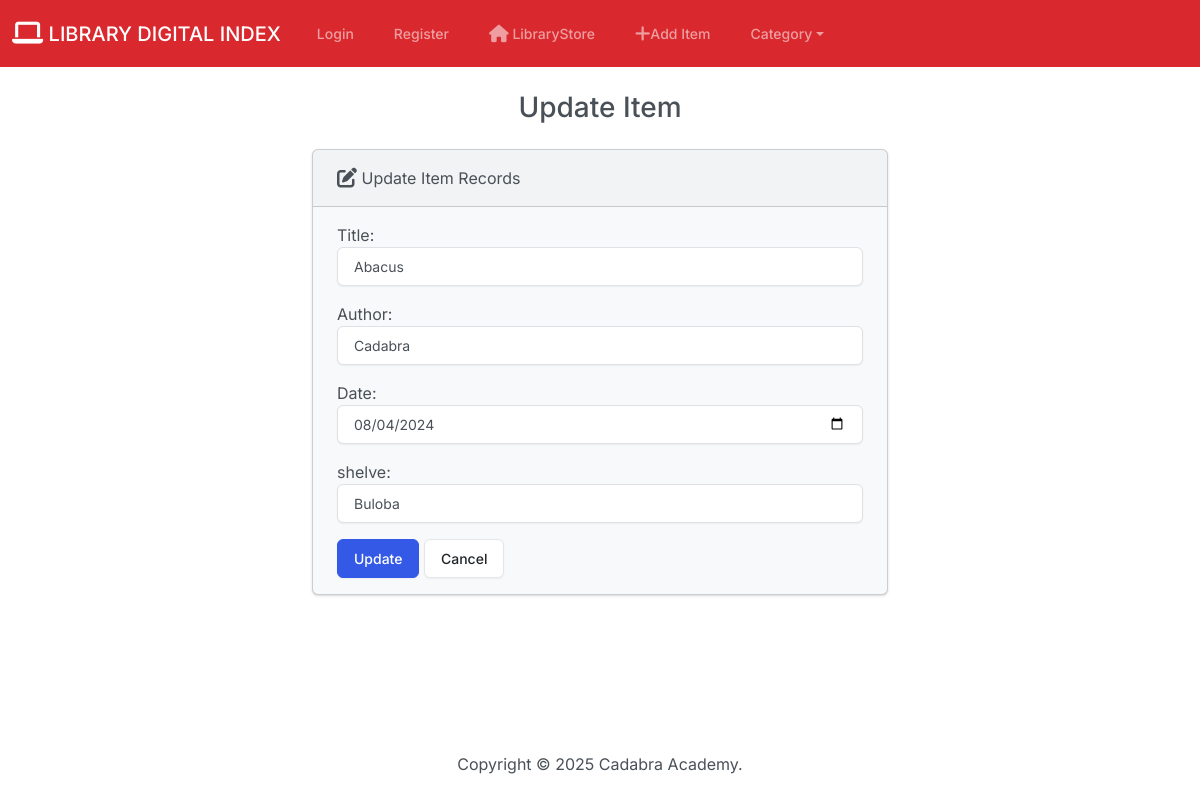
Page /edit/8 on the committed database.
### students/models.py (models this page shows, shortened)
class Student(models.Model):
    title = models.CharField(max_length=50)
    author = models.CharField(max_length=50)
    date = models.DateField(default='2023-01-01')
    shelve = models.CharField(max_length=50)

### students/views.py (the view)
# urls.py: path('edit/<int:id>', views.edit, name='edit'),
def edit(request, id):
    if request.method == 'POST':
        student = Student.objects.get(pk=id)
        form = StudentForm(request.POST, instance=student)
        if form.is_valid():
            form.save()
            return render(request, 'edit.html', {
                'form': form,
                'success': True
            })
    else:
        student = Student.objects.get(pk=id)
        form = StudentForm(instance=student)
    return render(request, 'edit.html', {
        'form': form
    })

### students/forms.py
class StudentForm(forms.ModelForm):
    class Meta:
        model = Student
        fields = ['title', 'author', 'date', 'shelve']
        labels = {
            'title': 'Title',
            'author': 'Author',
            'date': 'Date',
            'shelve': 'shelve',
        }
        widgets = {
            'title': forms.TextInput(attrs={'class': 'form-control'}),
            'author': forms.TextInput(attrs={'class': 'form-control'}),
            'date': forms.DateInput(attrs={'type': 'date', 'class': 'form-control'}),
            'shelve': forms.TextInput(attrs={'class': 'form-control'}),
        }

### students/templates/edit.html (shortened to what this page needs)
{% extends "base.html" %}
{% block body %}
  <h3 class="text-center m-4">Update Item</h3>
  {% if success %}
    <div class="alert alert-success" role="alert">
        The Item updated successfully.
        <a href="{% url 'index' %}" class="alert-link">Go to Home Page</a>
    </div>
    {% else %}
      <div class="row justify-content-center">
        <div class="col-6">
            <div class="card bg-light mb-3">
                <div class="card-header">
                    <i class="fa-solid fa-pen-to-square fa-lg"></i> Update Item Records
                </div>
                <div class="card-body">
                    <form action="" method="POST">
                        {{ form.as_p }}
                        <button type="submit" class="btn btn-primary">Update</button>
                        <a href="{% url 'index' %}" class="btn btn-secondary">Cancel</a>
                    </form>
                </div>
              </div>
        </div>
      </div>
    {% endif %}
{% endblock %}

### rows in the picture
Student: title "Abacus", author "Cadabra", date "08/04/2024", shelve "Buloba"
